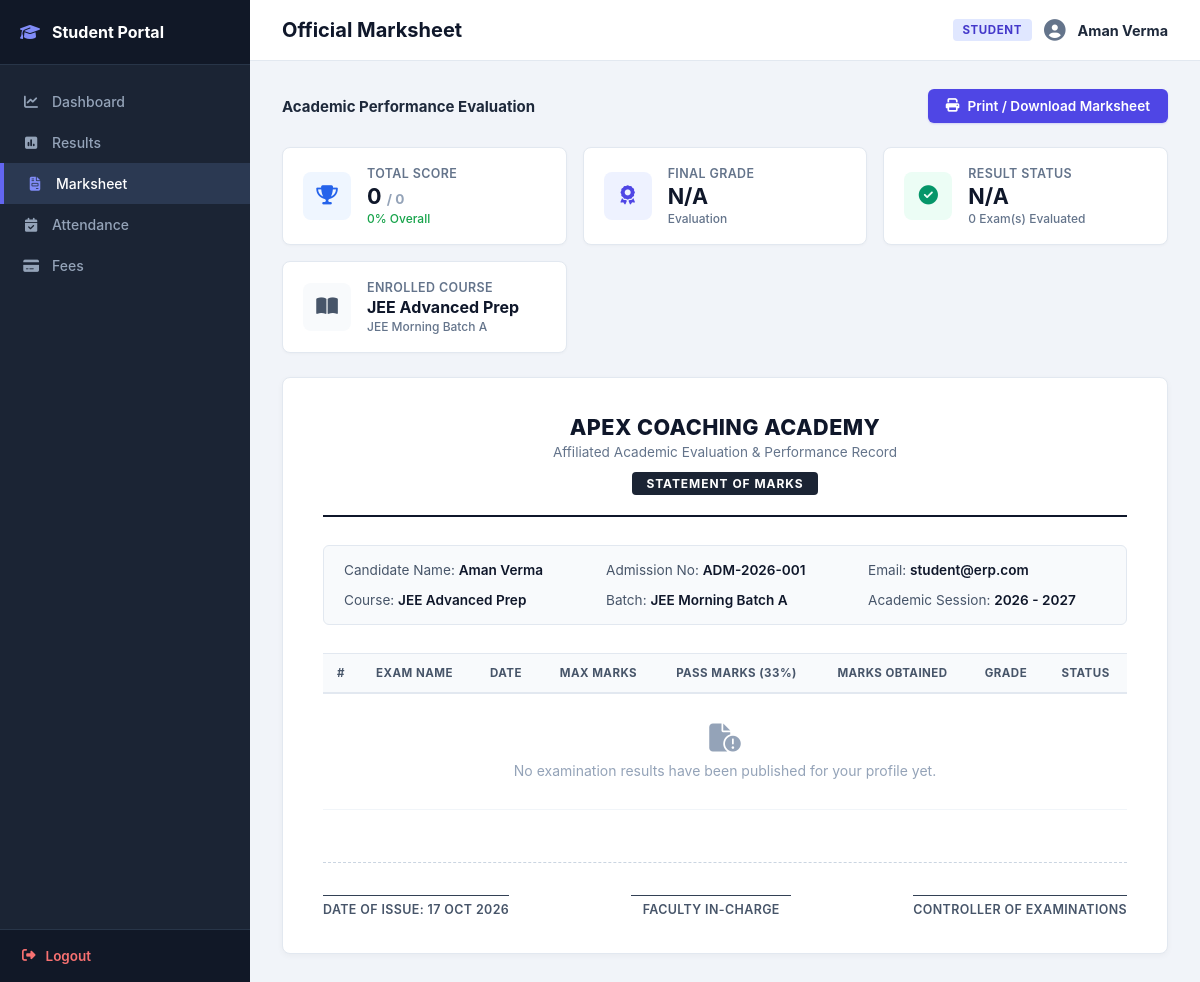
Screenshot of /student/marksheet.php (signed in) with the database file from the repository.
### tables this page shows
CREATE TABLE `student` (
  `id` INT AUTO_INCREMENT PRIMARY KEY,
  `user_id` INT NOT NULL UNIQUE,
  `institute_id` INT DEFAULT 1,
  `admission_no` VARCHAR(50) NOT NULL,
  `phone` VARCHAR(15) NOT NULL,
  `parent_name` VARCHAR(100) NOT NULL,
  `parent_phone` VARCHAR(15) NOT NULL,
  `course_id` INT DEFAULT NULL,
  `batch_id` INT DEFAULT NULL,
  `status` ENUM('active','inactive') DEFAULT 'active',
  `created_at` TIMESTAMP DEFAULT CURRENT_TIMESTAMP,
  FOREIGN KEY (`user_id`) REFERENCES `users`(`id`) ON DELETE CASCADE,
  FOREIGN KEY (`institute_id`) REFERENCES `institute`(`id`) ON DELETE CASCADE,
  FOREIGN KEY (`course_id`) REFERENCES `course`(`id`) ON DELETE SET NULL,
  FOREIGN KEY (`batch_id`) REFERENCES `batch`(`id`) ON DELETE SET NULL
);

CREATE TABLE `users` (
  `id` INT AUTO_INCREMENT PRIMARY KEY,
  `name` VARCHAR(100) NOT NULL,
  `email` VARCHAR(255) NOT NULL UNIQUE,
  `password` VARCHAR(255) NOT NULL,
  `role` ENUM('superadmin','admin','teacher','student') NOT NULL,
  `institute_id` INT DEFAULT 1,
  `status` ENUM('active','inactive') DEFAULT 'active',
  `created_at` TIMESTAMP DEFAULT CURRENT_TIMESTAMP,
  FOREIGN KEY (`institute_id`) REFERENCES `institute`(`id`) ON DELETE CASCADE
);

CREATE TABLE `course` (
  `id` INT AUTO_INCREMENT PRIMARY KEY,
  `institute_id` INT DEFAULT 1,
  `course_name` VARCHAR(100) NOT NULL,
  `duration` VARCHAR(50) NOT NULL,
  `fees` DECIMAL(10,2) NOT NULL,
  `status` ENUM('active','inactive') DEFAULT 'active',
  FOREIGN KEY (`institute_id`) REFERENCES `institute`(`id`) ON DELETE CASCADE
);

CREATE TABLE `batch` (
  `id` INT AUTO_INCREMENT PRIMARY KEY,
  `institute_id` INT DEFAULT 1,
  `course_id` INT NOT NULL,
  `teacher_id` INT DEFAULT NULL,
  `name` VARCHAR(100) NOT NULL,
  `batch_name` VARCHAR(100) NULL,
  `start_date` DATE NULL,
  `ending_date` DATE NULL,
  `timing_status` TIME NULL,
  `schedule` VARCHAR(255) NULL,
  FOREIGN KEY (`institute_id`) REFERENCES `institute`(`id`) ON DELETE CASCADE,
  FOREIGN KEY (`course_id`) REFERENCES `course`(`id`) ON DELETE CASCADE,
  FOREIGN KEY (`teacher_id`) REFERENCES `teacher`(`id`) ON DELETE SET NULL
);

CREATE TABLE `institute` (
  `id` INT AUTO_INCREMENT PRIMARY KEY,
  `name` VARCHAR(150) NOT NULL,
  `email` VARCHAR(255) NOT NULL,
  `phone_no` VARCHAR(15) NOT NULL,
  `address` TEXT NOT NULL,
  `subscription` ENUM('active','expired') DEFAULT 'active',
  `expiry` DATE NULL,
  `created_at` TIMESTAMP DEFAULT CURRENT_TIMESTAMP
);

### config/db.php (called while the page is built, shortened)
<?php
if (!function_exists('app_url')) {
function app_url($path = '') {
    return APP_PATH . '/' . ltrim($path, '/');
}
}
?>

### student/marksheet.php (the view, shortened to what this page needs)
<?php
require_once __DIR__ . "/../config/db.php";
$user_id = (int) ($_SESSION['user_id'] ?? 0);
$student = null;
$results = [];
$total_max = 0;
$total_obtained = 0;
$student_stmt = mysqli_prepare($conn, "
    SELECT s.id, s.admission_no, u.name as student_name, u.email,
           c.course_name, b.name as batch_name, i.name as institute_name
    FROM student s
    JOIN users u ON s.user_id = u.id AND u.role = 'student'
    LEFT JOIN course c ON s.course_id = c.id
    LEFT JOIN batch b ON s.batch_id = b.id
    LEFT JOIN institute i ON s.institute_id = i.id
    WHERE s.user_id = ? LIMIT 1
");
if ($student_stmt) {
    mysqli_stmt_bind_param($student_stmt, 'i', $user_id);
    mysqli_stmt_execute($student_stmt);
    $student = mysqli_fetch_assoc(mysqli_stmt_get_result($student_stmt));
}
$percentage = $total_max > 0 ? round(($total_obtained / $total_max) * 100, 1) : 0;
$status = $percentage >= 33 ? 'PASSED' : ($total_max > 0 ? 'FAILED' : 'N/A');
if ($percentage >= 90) {
    $overall_grade = 'A+';
} elseif ($percentage >= 75) {
    $overall_grade = 'A';
} elseif ($percentage >= 60) {
    $overall_grade = 'B';
} elseif ($percentage >= 45) {
    $overall_grade = 'C';
} elseif ($percentage >= 33) {
    $overall_grade = 'D';
} else {
    $overall_grade = $total_max > 0 ? 'F' : 'N/A';
}
?>
<!DOCTYPE html>
<html lang="en">
<head>
    <link rel="stylesheet" href="https://cdnjs.cloudflare.com/ajax/libs/font-awesome/6.7.2/css/all.min.css">
    <link rel="stylesheet" href="marksheet.css">
</head>
<body>
    <div class="layout">
        <aside class="sidebar">
            <div class="sidebar-header">
                <i class="fa-solid fa-graduation-cap"></i>
                <span>Student Portal</span>
            </div>
            <ul class="sidebar-menu">
                <li>
                    <a href="dashboard.php">
                        <i class="fa-solid fa-chart-line"></i>
                        <span>Dashboard</span>
                    </a>
                </li>
                <li>
                    <a href="result.php">
                        <i class="fa-solid fa-poll"></i>
                        <span>Results</span>
                    </a>
                </li>
                <li class="active">
                    <a href="marksheet.php">
                        <i class="fa-solid fa-file-invoice"></i>
                        <span>Marksheet</span>
                    </a>
                </li>
                <li>
                    <a href="attendance.php">
                        <i class="fa-solid fa-calendar-check"></i>
                        <span>Attendance</span>
                    </a>
                </li>
                <li>
                    <a href="fees.php">
                        <i class="fa-solid fa-credit-card"></i>
                        <span>Fees</span>
                    </a>
                </li>
            </ul>
            <div class="sidebar-footer">
                <a href="<?= htmlspecialchars(app_url('logout.php')) ?>">
                    <i class="fa-solid fa-right-from-bracket"></i>
                    <span>Logout</span>
                </a>
            </div>
        </aside>
        <main class="main-content">
            <div class="top-navbar">
                <h2>Official Marksheet</h2>
                <div class="user-profile">
                    <span class="role-badge">STUDENT</span>
                    <strong><?= htmlspecialchars($student['student_name'] ?? $_SESSION['name'] ?? 'Student') ?></strong>
                </div>
            </div>
            <div class="page-body">
                <div class="action-bar">
                    <div>
                        <strong style="color: #1e293b; font-size: 15px;">Academic Performance Evaluation</strong>
                    </div>
                    <button type="button" class="btn-print" onclick="window.print()">
                        <i class="fa-solid fa-print"></i> Print / Download Marksheet
                    </button>
                </div>
                <div class="stats-grid">
                    <div class="stat-card">
                        <div class="stat-icon icon-blue">
                            <i class="fa-solid fa-trophy"></i>
                        </div>
                        <div class="stat-details">
                            <span class="stat-label">Total Score</span>
                            <h3 class="stat-value"><?= $total_obtained ?> <span style="font-size: 0.85rem; color: #94a3b8;">/ <?= $total_max ?></span></h3>
                            <span class="stat-subtext text-success"><?= $percentage ?>% Overall</span>
                        </div>
                    </div>
                    <div class="stat-card">
                        <div class="stat-icon icon-indigo">
                            <i class="fa-solid fa-award"></i>
                        </div>
                        <div class="stat-details">
                            <span class="stat-label">Final Grade</span>
                            <h3 class="stat-value"><?= $overall_grade ?></h3>
                            <span class="stat-subtext"><?= $status === 'PASSED' ? 'Passed Examination' : 'Evaluation' ?></span>
                        </div>
                    </div>
                    <div class="stat-card">
                        <div class="stat-icon icon-green">
                            <i class="fa-solid fa-circle-check"></i>
                        </div>
                        <div class="stat-details">
                            <span class="stat-label">Result Status</span>
                            <h3 class="stat-value <?= $status === 'PASSED' ? 'text-success' : 'text-danger' ?>"><?= $status ?></h3>
                            <span class="stat-subtext"><?= count($results) ?> Exam(s) Evaluated</span>
                        </div>
                    </div>
                    <div class="stat-card">
                        <div class="stat-icon icon-slate">
                            <i class="fa-solid fa-book-open"></i>
                        </div>
                        <div class="stat-details">
                            <span class="stat-label">Enrolled Course</span>
                            <h3 class="stat-value" style="font-size: 16px;"><?= htmlspecialchars($student['course_name'] ?? 'General') ?></h3>
                            <span class="stat-subtext"><?= htmlspecialchars($student['batch_name'] ?? 'Regular') ?></span>
                        </div>
                    </div>
                </div>
                <div class="marksheet-card">
                    <div class="sheet-header">
                        <h3><?= htmlspecialchars($student['institute_name'] ?? 'Coaching Academy') ?></h3>
                        <p>Affiliated Academic Evaluation & Performance Record</p>
                        <span class="sheet-badge">STATEMENT OF MARKS</span>
                    </div>
                    <div class="student-meta-box">
                        <div class="meta-item">
                            <span>Candidate Name: </span><strong><?= htmlspecialchars($student['student_name'] ?? 'N/A') ?></strong>
                        </div>
                        <div class="meta-item">
                            <span>Admission No: </span><strong><?= htmlspecialchars($student['admission_no'] ?? 'N/A') ?></strong>
                        </div>
                        <div class="meta-item">
                            <span>Email: </span><strong><?= htmlspecialchars($student['email'] ?? 'N/A') ?></strong>
                        </div>
                        <div class="meta-item">
                            <span>Course: </span><strong><?= htmlspecialchars($student['course_name'] ?? 'N/A') ?></strong>
                        </div>
                        <div class="meta-item">
                            <span>Batch: </span><strong><?= htmlspecialchars($student['batch_name'] ?? 'N/A') ?></strong>
                        </div>
                        <div class="meta-item">
                            <span>Academic Session: </span><strong><?= date('Y') ?> - <?= date('Y') + 1 ?></strong>
                        </div>
                    </div>
                    <div class="table-container">
                        <table class="data-table">
                            <thead>
                                <tr>
                                    <th>#</th>
                                    <th>EXAM NAME</th>
                                    <th>DATE</th>
                                    <th class="text-center">MAX MARKS</th>
                                    <th class="text-center">PASS MARKS (33%)</th>
                                    <th class="text-center">MARKS OBTAINED</th>
                                    <th class="text-center">GRADE</th>
                                    <th class="text-center">STATUS</th>
                                </tr>
                            </thead>
                            <tbody>
                                <?php if (!empty($results)): ?>
                                    <?php $i = 1; foreach ($results as $res): ?>
                                        <?php
                                            $pass_mark = round($res['total_marks'] * 0.33, 1);
                                            $res_pass = $res['obtained_marks'] >= $pass_mark;
                                        ?>
                                        <tr>
                                            <td><?= $i++ ?></td>
                                            <td><strong><?= htmlspecialchars($res['exam_name']) ?></strong></td>
                                            <td><?= htmlspecialchars($res['exam_date']) ?></td>
                                            <td class="text-center"><?= $res['total_marks'] ?></td>
                                            <td class="text-center"><?= $pass_mark ?></td>
                                            <td class="text-center"><strong><?= $res['obtained_marks'] ?></strong></td>
                                            <td class="text-center"><span class="grade-badge"><?= htmlspecialchars($res['grade'] ?: '-') ?></span></td>
                                            <td class="text-center">
                                                <span class="status-pill <?= $res_pass ? 'status-pass' : 'status-fail' ?>">
                                                    <?= $res_pass ? 'Pass' : 'Fail' ?>
                                                </span>
                                            </td>
                                        </tr>
                                    <?php endforeach; ?>
                                    <tr class="table-summary-row">
                                        <td colspan="3"><strong>GRAND TOTAL</strong></td>
                                        <td class="text-center"><strong><?= $total_max ?></strong></td>
                                        <td class="text-center"><strong><?= round($total_max * 0.33, 1) ?></strong></td>
                                        <td class="text-center"><strong><?= $total_obtained ?></strong></td>
                                        <td class="text-center"><span class="grade-badge"><?= $overall_grade ?></span></td>
                                        <td class="text-center">
                                            <span class="status-pill <?= $status === 'PASSED' ? 'status-pass' : 'status-fail' ?>">
                                                <?= $status ?>
                                            </span>
                                        </td>
                                    </tr>
                                <?php else: ?>
                                    <tr>
                                        <td colspan="8" style="text-align:center; padding: 30px; color: #94a3b8;">
                                            <i class="fa-solid fa-file-circle-exclamation fa-2x" style="margin-bottom: 10px; display:block;"></i>
                                            No examination results have been published for your profile yet.
                                        </td>
                                    </tr>
                                <?php endif; ?>
                            </tbody>
                        </table>
                    </div>
                    <div class="sheet-signatures">
                        <div class="signature-box">
                            <div class="sig-line"></div>
                            <p>Date of Issue: <?= date('d M Y') ?></p>
                        </div>
                        <div class="signature-box">
                            <div class="sig-line"></div>
                            <p>Faculty In-Charge</p>
                        </div>
                        <div class="signature-box">
                            <div class="sig-line"></div>
                            <p>Controller of Examinations</p>
                        </div>
                    </div>
                </div>
            </div>
        </main>
    </div>
</body>
</html>

### rows the page displays
student: user.name "Aman Verma", course.course_name "JEE Advanced Prep", batch.name "JEE Morning Batch A", institute.name "APEX COACHING ACADEMY", admission_no "ADM-2026-001", user.email "student@erp.com"

### other values shown
$total_obtained "0"
$total_max "0"
$percentage "0"
$overall_grade "N/A"
$status "N/A"
count($results) "0"
